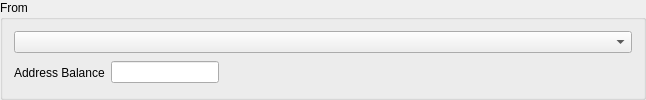
         <widget class="QGroupBox" name="groupBox_4">
          <property name="autoFillBackground">
           <bool>false</bool>
          </property>
          <property name="title">
           <string>From</string>
          </property>
          <property name="flat">
           <bool>false</bool>
          </property>
          <layout class="QVBoxLayout" name="verticalLayout_6">
           <item>
            <layout class="QHBoxLayout" name="horizontalLayout_8">
             <item>
              <widget class="AddressCombo" name="inputsCombo"/>
             </item>
            </layout>
           </item>
           <item>
            <layout class="QHBoxLayout" name="horizontalLayout_15">
             <item>
              <widget class="QLabel" name="label_5">
               <property name="text">
                <string>Address Balance</string>
               </property>
              </widget>
             </item>
             <item>
              <widget class="QLineEdit" name="sendAddressBalance">
               <property name="sizePolicy">
                <sizepolicy hsizetype="Preferred" vsizetype="Fixed">
                 <horstretch>0</horstretch>
                 <verstretch>0</verstretch>
                </sizepolicy>
               </property>
               <property name="alignment">
                <set>Qt::AlignRight|Qt::AlignTrailing|Qt::AlignVCenter</set>
               </property>
               <property name="readOnly">
                <bool>true</bool>
               </property>
              </widget>
             </item>
             <item>
              <widget class="QLabel" name="sendAddressBalanceUSD">
               <property name="text">
                <string/>
               </property>
              </widget>
             </item>
             <item>
              <spacer name="horizontalSpacer_6">
               <property name="orientation">
                <enum>Qt::Horizontal</enum>
               </property>
               <property name="sizeType">
                <enum>QSizePolicy::Fixed</enum>
               </property>
               <property name="sizeHint" stdset="0">
                <size>
                 <width>400</width>
                 <height>20</height>
                </size>
               </property>
              </spacer>
             </item>
            </layout>
           </item>
          </layout>
         </widget>
